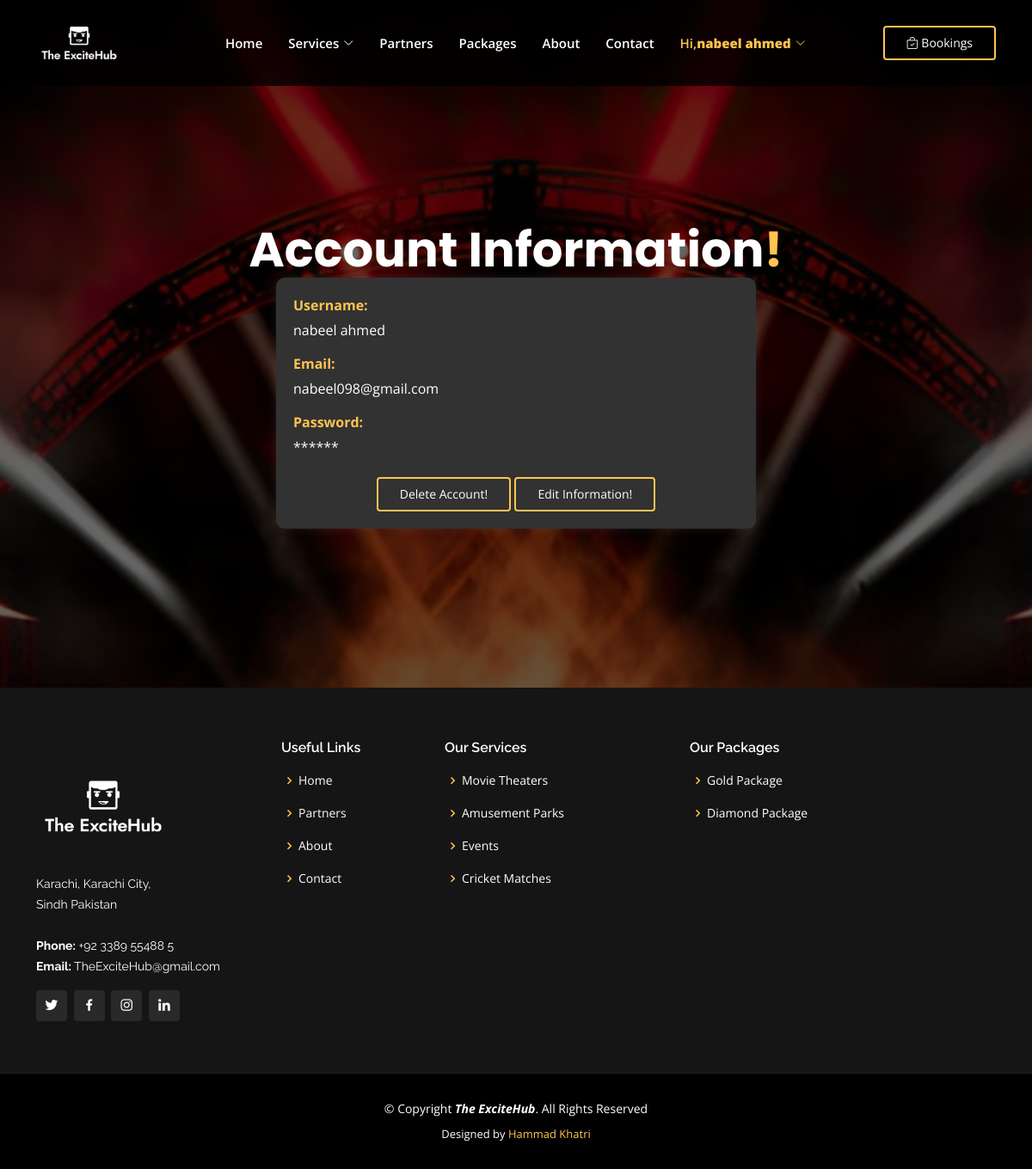
The page /manage_acc.php (signed in) on the database its author committed.
### tables this page shows
CREATE TABLE `users` (
  `id` int(11) NOT NULL,
  `username` varchar(50) NOT NULL,
  `email` varchar(50) NOT NULL,
  `password` varchar(50) NOT NULL,
  `joindate` datetime NOT NULL DEFAULT current_timestamp()
);

### manage_acc.php (the view, shortened to what this page needs)
<?php
include('_package_expired.php');
?>
<!DOCTYPE html>
<html lang="en">
<head>
  <link href="assets/vendor/aos/aos.css" rel="stylesheet">
  <link href="assets/vendor/bootstrap/css/bootstrap.min.css" rel="stylesheet">
  <link href="assets/vendor/bootstrap-icons/bootstrap-icons.css" rel="stylesheet">
  <link href="assets/vendor/boxicons/css/boxicons.min.css" rel="stylesheet">
  <link href="assets/vendor/glightbox/css/glightbox.min.css" rel="stylesheet">
  <link href="assets/vendor/remixicon/remixicon.css" rel="stylesheet">
  <link href="assets/vendor/swiper/swiper-bundle.min.css" rel="stylesheet">
  <link href="assets/css/style.css" rel="stylesheet">
</head>
<body>
  <header id="header" class="fixed-top ">
    <div class="container d-flex align-items-center justify-content-lg-between">
      <a href="home.php" class="logo me-auto me-lg-0"><img src="logo/default.png" alt="" class="img-fluid"></a>
      <nav id="navbar" class="navbar order-last order-lg-0">
        <ul>
          <li><a class="nav-link scrollto " href="home.php #hero">Home</a></li>
          <li class="dropdown">
            <a href="#" class="nav-link scrollto "><span>Services</span> <i class="bi bi-chevron-down"></i></a>
          </li>
          <li><a class="nav-link scrollto " href="home.php #partners">Partners</a></li>
          <li><a class="nav-link scrollto " href="packages.php">Packages</a></li>
          <li><a class="nav-link scrollto" href="home.php #about">About</a></li>
          <li><a class="nav-link scrollto" href="home.php #contact">Contact</a></li>
          <li class="dropdown">
            <a href="#" class="nav-link scrollto active">Hi,<span><b><?php echo $_SESSION['username'];?></b></span> <i class="bi bi-chevron-down"></i></a>
          </li>
        </ul>
      </nav>
      <a href="bookings.php" class="get-started-btn"><i class="bi bi-bag-check"></i> Bookings</a>
    </div>
  </header>
    <?php
    if(isset($_SESSION['id'])){
        $id = $_SESSION['id'];
        $sql = "SELECT * FROM `users` WHERE `id` = '$id' ";
        $result = mysqli_query($conn, $sql);
        $row = mysqli_fetch_assoc($result);
    }
    ?>
  <section id="manage" class="d-flex align-items-center justify-content-center">
      <div class="container" data-aos="fade-up">
          <h1>Account Information<span>!</span></h1>
          <div class="account-info col-md-6 ms-auto me-auto">
                <div class="info-item">
                    <label for="username">Username:</label>
                    <span id="username"><?php  echo $row['username']; ?></span>
                </div>
                <div class="info-item">
                    <label for="email">Email:</label>
                    <span id="email"><?php  echo $row['email']; ?></span>
                </div>
                <div class="info-item">
                    <label for="member-since">Password:</label>
                    <span id="member-since"><?php  echo str_repeat('*', strlen($row['password'])); ?></span>
                </div>
                <button class="get-started-btn mt-2" data-id="<?php echo $row['id']; ?>" data-username="<?php echo $row['username']; ?>" data-bs-toggle="modal" data-bs-target="#exampleModal">
                Delete Account!
                </button>
                <a href="edit_info.php?id=<?php echo $row['id']; ?>" class="get-started-btn mt-2">Edit Information!</a>
        </div>
      </div>
  </section>
  <footer id="footer">
    <div class="footer-top">
      <div class="container">
        <div class="row">
          <div class="col-lg-3 col-md-6">
            <div class="footer-info">
              <a href="#hero"><img src="logo/default.png" alt="" class="img-fluid" id="logo"></a>
              <p>
                Karachi, Karachi City,<br>
                Sindh Pakistan<br><br>
                <strong>Phone:</strong> +92 3389 55488 5<br>
                <strong>Email:</strong> TheExciteHub@gmail.com<br>
              </p>
              <div class="social-links mt-3">
                <a href="https://twitter.com/" class="twitter"><i class="bx bxl-twitter"></i></a>
                <a href="https://www.facebook.com/" class="facebook"><i class="bx bxl-facebook"></i></a>
                <a href="https://www.instagram.com/" class="instagram"><i class="bx bxl-instagram"></i></a>
                <a href="https://www.linkedin.com/authwall?trk=qf&original_referer=https://www.google.com/&sessionRedirect=https%3A%2F%2Fpk.linkedin.com%2F" class="linkedin"><i class="bx bxl-linkedin"></i></a>
              </div>
            </div>
          </div>
          <div class="col-lg-2 col-md-6 footer-links">
            <h4>Useful Links</h4>
            <ul>
              <li><i class="bx bx-chevron-right"></i> <a href="home.php #hero">Home</a></li>
              <li><i class="bx bx-chevron-right"></i> <a href="home.php #partners">Partners</a></li>
              <li><i class="bx bx-chevron-right"></i> <a href="home.php #about">About</a></li>
              <li><i class="bx bx-chevron-right"></i> <a href="home.php #contact">Contact</a></li>
            </ul>
          </div>
          <div class="col-lg-3 col-md-6 footer-links">
            <h4>Our Services</h4>
            <ul>
              <li><i class="bx bx-chevron-right"></i> <a href="movie_theater.php">Movie Theaters</a></li>
              <li><i class="bx bx-chevron-right"></i> <a href="amusement_park.php">Amusement Parks</a></li>
              <li><i class="bx bx-chevron-right"></i> <a href="event.php">Events</a></li>
              <li><i class="bx bx-chevron-right"></i> <a href="cricket_match.php">Cricket Matches</a></li>
            </ul>
          </div>
          <div class="col-lg-4 col-md-6 footer-links">
            <h4>Our Packages</h4>
            <ul>
              <li><i class="bx bx-chevron-right"></i> <a href="packages.php">Gold Package</a></li>
              <li><i class="bx bx-chevron-right"></i> <a href="packages.php">Diamond Package</a></li>
            </ul>
          </div>
        </div>
      </div>
    </div>
    <div class="container">
      <div class="copyright">
        &copy; Copyright <strong><span><i>The ExciteHub</i></span></strong>. All Rights Reserved
      </div>
      <div class="credits">
        Designed by <a href="#hero">Hammad Khatri</a>
      </div>
    </div>
  </footer>
</body>
</html>

### rows shown on the page
users: username "nabeel ahmed", email "nabeel098@gmail.com", password "******"

### other values the page prints
$_SESSION['username'] "nabeel ahmed"
